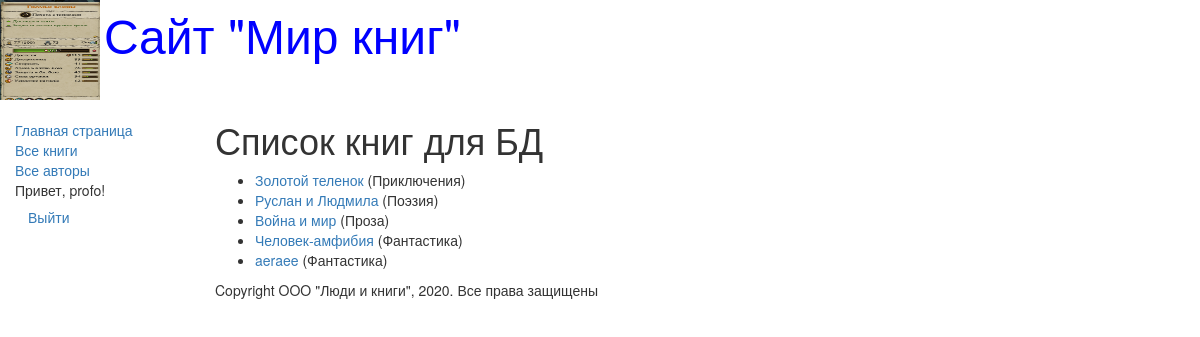
Page /catalog/books/ (signed in) on the committed database.
### catalog/models.py (models this page shows, shortened)
class Book(models.Model):
    title = models.CharField(max_length=200,
                             help_text='Введите названия книги',
                             verbose_name='Название книги')
    genre = models.ForeignKey('Genre', on_delete=models.CASCADE,
                              help_text='Выберите жанр книги',
                              verbose_name='Жанр книги', null=True)
    language = models.ForeignKey('Language', on_delete=models.CASCADE,
                                 help_text='Выберите язык книги',
                                 verbose_name='Язык книги', null=True)
    author = models.ManyToManyField('Author',
                                    help_text='Выберите автора книги',
                                    verbose_name='Автор книги')
    summary = models.TextField(max_length=1000,
                               help_text='Введите краткое описание книги',
                               verbose_name='Аннотация книг')
    isbn = models.CharField(max_length=13,
                            help_text='Должно содержать 13 символов',
                            verbose_name='ISBN книги')
    def display_author(self):
        return ", ".join([author.last_name for author in self.author.all()])
    display_author.short_description = 'Авторы'

class Genre(models.Model):
    name = models.CharField(max_length=200,
                            help_text='Введите жанр книги',
                            verbose_name='Жанр книги')
    def __str__(self):
        return self.name

### catalog/views.py (the view)
# urls.py: path('books/', BookListView.as_view(), name='books'),
class BookListView(APIView):
    renderer_classes = [TemplateHTMLRenderer]
    template_name = 'book_list.html'
    def get(self, request):
        book_list = Book.objects.all()
        return Response({'book_list': BookListSerializers(book_list, many=True).data})

### catalog/templates/book_list.html
{% extends "base_generic.html" %}
{% block content %}
    <h1>Список книг для БД</h1>
    {% if book_list %}
    <ul>
      {% for book in book_list %}
        <li>
          <a href="{% url 'catalog:book-detail' book.id %}">
              {{ book.title }}</a>
             ({{book.genre}})
        </li>
      {% endfor %}
    </ul>
    {% else %}
      <p>В базе данных нет книг</p>
    {% endif %}
{% endblock %}

### catalog/templates/base_generic.html (shortened to what this page needs)
<!DOCTYPE html>
<html lang="en">
<head>
    <link rel="stylesheet"
          href="https://maxcdn.bootstrapcdn.com/bootstrap/3.3.7/css/bootstrap.min.css">
    {% load static %}
    <link rel="stylesheet" href="{% static 'css/styles.css' %}">
    {% block head %}
        <img src="{% static 'images/logotip.jpg' %}" style="width:100px; height:100px;" align="absmiddle">
        <font size=7, color="blue">Сайт "Мир книг"</font>
    {% endblock %}
</head>
<body>
    <div class="container-fluid">
        <div class="row">
            <div class="col-sm-2">
            {% block sidebar %}
            <ul class="sidebar-nav">
                <li><a href="{% url 'catalog:index' %}">Главная страница</a></li>
                <li><a href="{% url 'catalog:books' %}">Все книги</a></li>
                <li><a href="{% url 'catalog:authors' %}">Все авторы</a></li>
                {% if user.is_authenticated %}
                    <li>Привет, {{ user.username }}!</li>
                    <li>
                        <form method="post" action="{% url 'catalog:logout' %}">
                            <button type="submit" class="btn btn-link">Выйти</button>
                        </form>
                    </li>
                {% else %}
                    <li><a href="{% url 'catalog:login' %}">Войти</a></li>
                {% endif %}
            </ul>
            {% endblock %}
            </div>
            <div class="col-sm-10">
            {% block content %} {% endblock %}
            {% block footer %}
                {% block copyright %}
                <p>Copyright OOO "Люди и книги", 2020. Все права защищены</p>
                {% endblock %}
            {% endblock %}
            </div>
        </div>
    </div>
</body>
</html>

### catalog/static/CSS/styles.css (style rules this page uses)
.sidebar-nav { margin-top: 20px; padding: 0; list-style: none; }

### rows in the picture
Book: title "Золотой теленок"
Genre: genre "Приключения"
Book: title "Руслан и Людмила"
Genre: genre "Поэзия"
Book: title "Война и мир"
Genre: genre "Проза"
Book: title "Человек-амфибия"
Genre: genre "Фантастика" "Фантастика"
Book: title "aeraee"

### other values in the picture
{{ user.username }} "profo"
